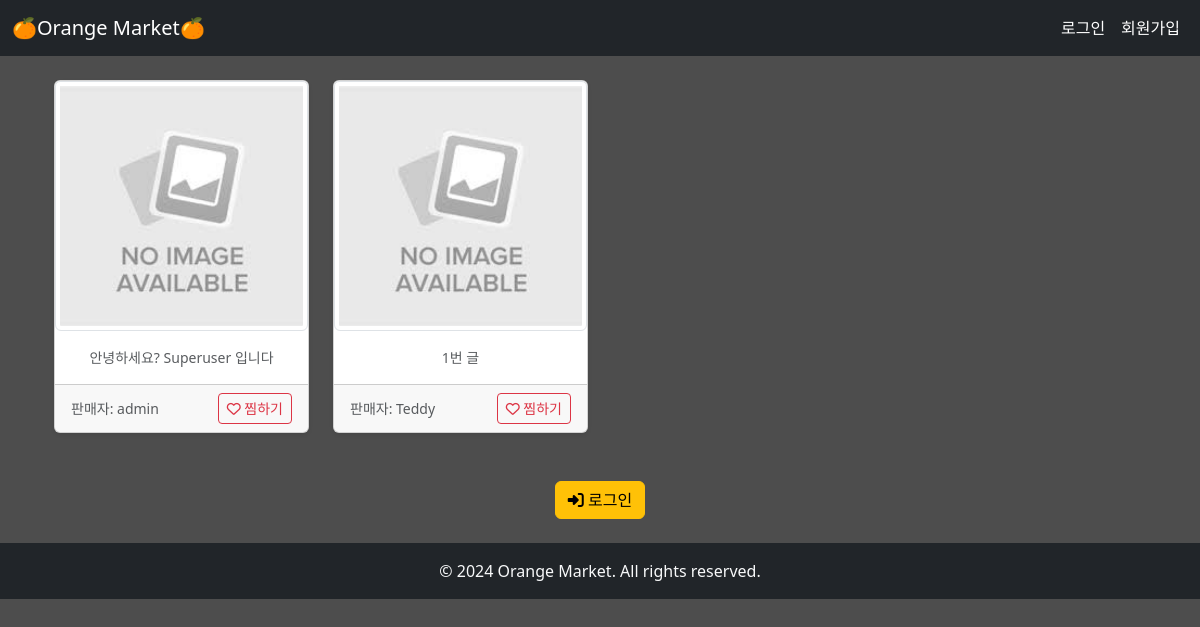
The page /articles/ on the database as committed earlier.
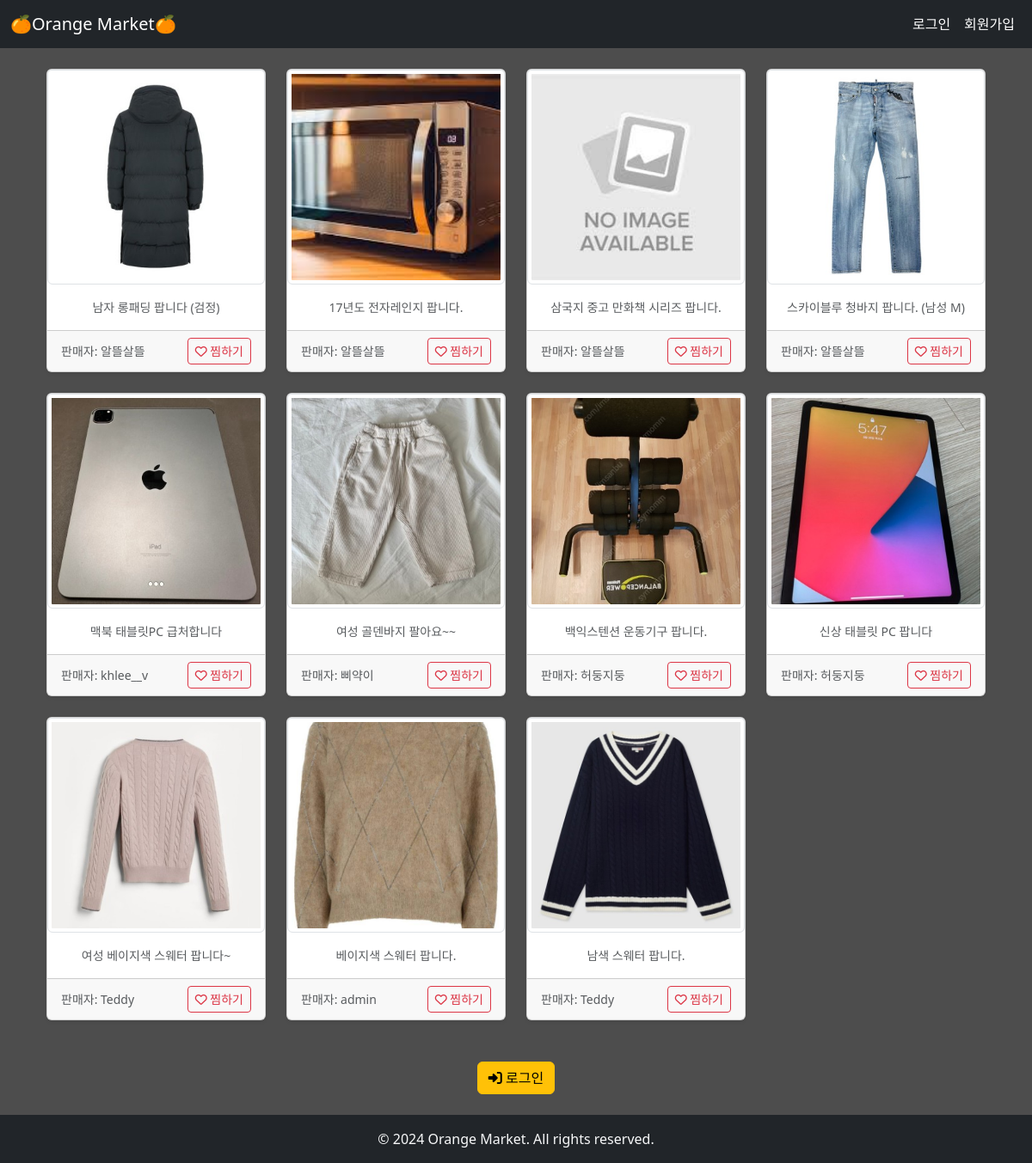
The same page on the database as committed later.
### articles/models.py (models this page shows, shortened)
class Article(models.Model):
    title = models.CharField(max_length=50)
    content = models.TextField()
    created_at = models.DateTimeField(auto_now_add=True)
    updated_at = models.DateTimeField(auto_now=True)
    image = models.ImageField(upload_to='images/', blank=True)
    author = models.ForeignKey(
        settings.AUTH_USER_MODEL,
        on_delete=models.CASCADE,
        related_name="articles"
        )
    like_users = models.ManyToManyField(
        settings.AUTH_USER_MODEL,
        related_name="like_articles"
        )

### accounts/models.py (models this page shows)
class User(AbstractUser):
    followings = models.ManyToManyField('self', symmetrical=False, related_name='followers')

### articles/views.py (the view)
# urls.py: path("articles/", include("articles.urls")),
def articles(request):
    articles = Article.objects.all().order_by("-id")
    context = {"articles" : articles}
    return render(request, "articles/articles.html", context)

### articles/templates/articles/articles.html (shortened to what this page needs)
{% extends 'base.html' %}
{% load static %}
{% block content %}
    <div class="container">
        <div class="row">
            {% for article in articles %}
                <div class="col-md-3 col-sm-6 mb-4">
                    <div class="card shadow-sm h-100">
                        <a href="{% url "articles:article_detail" article.pk %}" class="text-decoration-none text-dark">
                            {% if article.image %}
                                <img src="{{ article.image.url }}" alt="{{ article.image }}" class="card-img-top img-thumbnail" style="height: 250px; object-fit: cover;">
                            {% else %}
                                <img src="{% static 'articles/placeholder.jpg' %}" alt="Placeholder Image" class="card-img-top img-thumbnail" style="height: 250px; object-fit: cover;">
                            {% endif %}
                            <div class="card-body">
                                <p class="card-text text-muted small text-center">{{ article.title }}</p>
                            </div>
                        </a>
                        <div class="card-footer text-center">
                            <div class="d-flex justify-content-between align-items-center">
                                <small class="text-muted">
                                    <a href="{% url 'users:profile' username=article.author.username %}" class="text-muted text-decoration-none">판매자: {{ article.author.username }}</a>
                                </small>
                                <form action="{% url "articles:like" article.pk %}" method="POST" class="d-inline">
                                    {% if request.user in article.like_users.all %}
                                        <button class="btn btn-danger btn-sm">
                                            <i class="fa-solid fa-heart"></i> 찜 삭제
                                        </button>
                                    {% else %}
                                        <button class="btn btn-outline-danger btn-sm">
                                            <i class="fa-regular fa-heart"></i> 찜하기
                                        </button>
                                    {% endif %}
                                </form>
                            </div>
                        </div>
                    </div>
                </div>
                {% if forloop.counter|divisibleby:4 %}
                    </div><div class="row">
                {% endif %}
            {% endfor %}
        </div>
    </div>
    {% if request.user.is_authenticated %}
        <div class="text-center mt-4" style="position: sticky; top: 0; z-index: 10;">
            <a href="{% url 'articles:create' %}" class="btn" style="background: linear-gradient(45deg, #ff7f50, #ff0000); color: white; padding: 10px 20px; border-radius: 25px; font-size: 16px;">
                <span style="font-size: 20px;">🍊</span> 상품 등록하기
            </a>
        </div>
    {% else %}
        <div class="text-center mt-4">
            <a href="{% url 'accounts:login' %}" class="btn btn-warning">
                <i class="fa-solid fa-right-to-bracket"></i> 로그인
            </a>
        </div>
    {% endif %}
{% endblock content %}

### templates/base.html (shortened to what this page needs)
{% load static %}
<!DOCTYPE html>
<html lang="en">
<head>
    <link rel="stylesheet" href="{% static 'css/style.css' %}">
    <link href="https://cdn.jsdelivr.net/npm/bootstrap@5.3.3/dist/css/bootstrap.min.css" rel="stylesheet">
</head>
<body>
    <nav class="navbar navbar-expand-lg navbar-dark bg-dark">
        <div class="container-fluid">
            <a class="navbar-brand" href="{% url "articles:articles" %}">🍊Orange Market🍊</a>
            <div class="collapse navbar-collapse" id="navbarNav">
                <ul class="navbar-nav ms-auto">
                    {% if request.user.is_authenticated %}
                        <li class="nav-item">
                            <span class="nav-link text-light">Hello, {{ request.user.username }}!</span>
                        </li>
                        <li class="nav-item">
                            <form action="{% url "users:profile" request.user.username %}" method="POST" class="d-inline">
                                {% csrf_token %}
                                <button type="submit" class="btn btn-link nav-link">내 프로필 보기</button>
                            </form>
                        </li>
                        <li class="nav-item">
                            <form action="{% url 'accounts:logout' %}" method="POST" class="d-inline">
                                {% csrf_token %}
                                <button type="submit" class="btn btn-link nav-link">로그아웃</button>
                            </form>
                        </li>
                        <li class="nav-item">
                            <a class="nav-link" href="{% url 'accounts:update' %}">회원정보 수정</a>
                        </li>
                        <li class="nav-item">
                            <form action="{% url 'accounts:delete' %}" method="POST" class="d-inline">
                                {% csrf_token %}
                                <button type="submit" class="btn btn-link nav-link">회원탈퇴</button>
                            </form>
                        </li>
                    {% else %}
                        <li class="nav-item">
                            <a class="nav-link" href="{% url 'accounts:login' %}">로그인</a>
                        </li>
                        <li class="nav-item">
                            <a class="nav-link" href="{% url 'accounts:signup' %}">회원가입</a>
                        </li>
                    {% endif %}
                </ul>
            </div>
        </div>
    </nav>
    <div class="container mt-4">
        {% block content %}
        {% endblock content %}
    </div>
    <footer class="bg-dark text-light text-center py-3 mt-4">
        <p class="mb-0">© 2024 Orange Market. All rights reserved.</p>
    </footer>
</body>
</html>

### static/css/style.css (style rules this page uses)
.nav-link:not(.active) { color: white; }

Rows that differ between the two databases and show on the page:
added Article: image (picture), title "남자 롱패딩 팝니다 (검정)", author.username "알뜰살뜰", shows "찜하기"
added Article: image (picture), title "17년도 전자레인지 팝니다.", author.username "알뜰살뜰", shows "찜하기"
added Article: title "삼국지 중고 만화책 시리즈 팝니다.", author.username "알뜰살뜰", shows "찜하기"
added Article: image (picture), title "스카이블루 청바지 팝니다. (남성 M)", author.username "알뜰살뜰", shows "찜하기"
added Article: image (picture), title "맥북 태블릿PC 급처합니다", author.username "khlee__v", shows "찜하기"
added Article: image (picture), title "여성 골덴바지 팔아요~~", author.username "삐약이", shows "찜하기"
added Article: image (picture), title "백익스텐션 운동기구 팝니다.", author.username "허둥지둥", shows "찜하기"
added Article: image (picture), title "신상 태블릿 PC 팝니다", author.username "허둥지둥", shows "찜하기"
added Article: image (picture), title "여성 베이지색 스웨터 팝니다~", author.username "Teddy", shows "찜하기"
changed Article "admin": image: picture added; title "안녕하세요? Superuser 입니다" → "베이지색 스웨터 팝니다."
changed Article: image: picture added; title "1번 글" → "남색 스웨터 팝니다."
